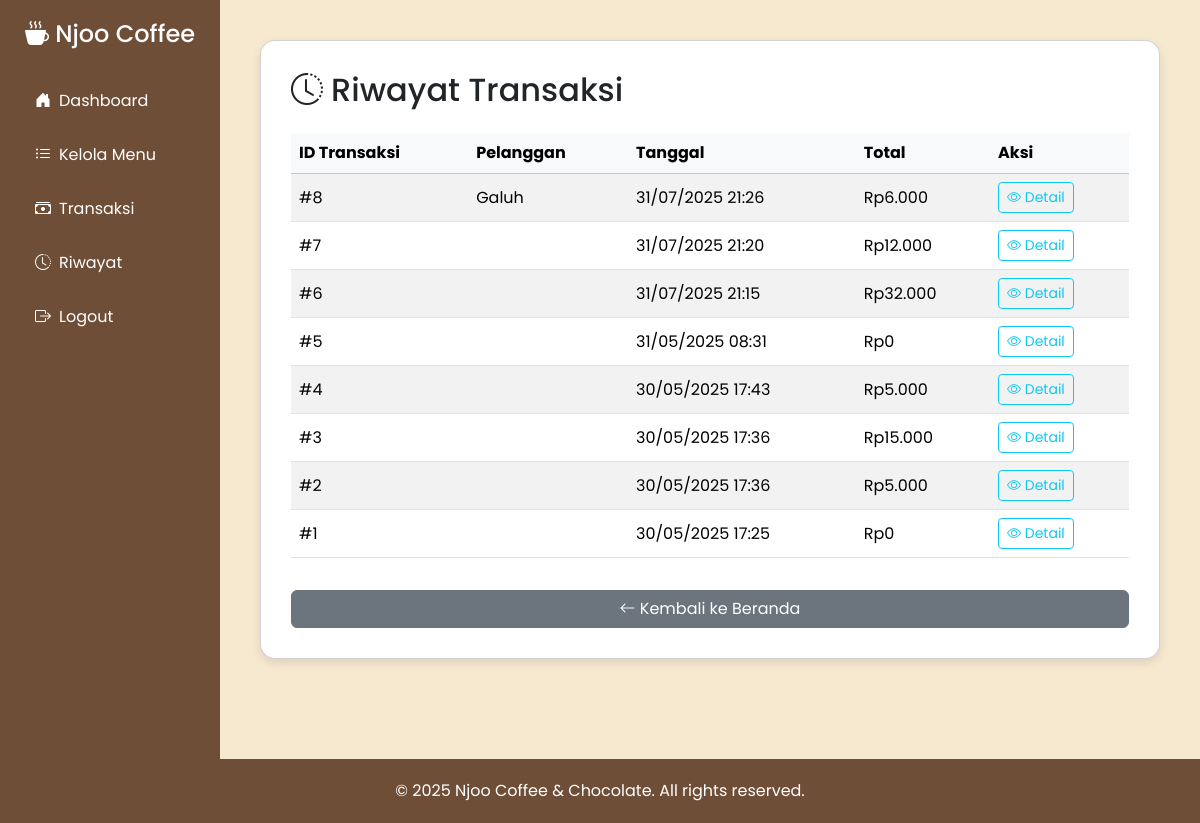
The app's page /pages/riwayat.php (signed in) with its own data.
### tables this page shows
CREATE TABLE `transaksi` (
  `id` int(11) NOT NULL,
  `pelanggan` varchar(100) DEFAULT NULL,
  `tanggal` datetime DEFAULT current_timestamp(),
  `total` int(11) DEFAULT NULL
);

### pages/riwayat.php (the view, shortened to what this page needs)
<?php
include '../config/db.php';
?>
<!DOCTYPE html>
<html lang="id">
<head>
  <link href="https://cdn.jsdelivr.net/npm/bootstrap@5.3.3/dist/css/bootstrap.min.css" rel="stylesheet">
  <link href="https://cdn.jsdelivr.net/npm/bootstrap-icons@1.10.5/font/bootstrap-icons.css" rel="stylesheet">
</head>
<body>
<div class="sidebar">
  <h4><i class="bi bi-cup-hot-fill"></i> Njoo Coffee</h4>
  <a href="../index.php"><i class="bi bi-house-door-fill me-2"></i>Dashboard</a>
  <a href="menu.php"><i class="bi bi-list-ul me-2"></i>Kelola Menu</a>
  <a href="transaksi.php"><i class="bi bi-cash-stack me-2"></i>Transaksi</a>
  <a href="riwayat.php"><i class="bi bi-clock-history me-2"></i>Riwayat</a>
  <a href="../logout.php"><i class="bi bi-box-arrow-right me-2"></i>Logout</a>
</div>
<div class="content">
  <div class="card">
    <h2 class="mb-4 text-dark"><i class="bi bi-clock-history me-2"></i>Riwayat Transaksi</h2>
    <div class="table-responsive">
      <table class="table table-striped table-hover align-middle">
        <thead class="table-light">
          <tr>
            <th>ID Transaksi</th>
            <th>Pelanggan</th>
            <th>Tanggal</th>
            <th>Total</th>
            <th>Aksi</th>
          </tr>
        </thead>
        <tbody>
          <?php
          $result = $conn->query("SELECT * FROM transaksi ORDER BY tanggal DESC");
          while ($row = $result->fetch_assoc()):
          ?>
          <tr>
            <td>#<?= $row['id']; ?></td>
            <td><?= htmlspecialchars($row['pelanggan']); ?></td>
            <td><?= date('d/m/Y H:i', strtotime($row['tanggal'])); ?></td>
            <td>Rp<?= number_format($row['total'], 0, ',', '.'); ?></td>
            <td>
              <a href="detail_transaksi.php?id=<?= $row['id']; ?>" class="btn btn-sm btn-outline-info">
                <i class="bi bi-eye"></i> Detail
              </a>
            </td>
          </tr>
          <?php endwhile; ?>
        </tbody>
      </table>
    </div>
    <a href="../index.php" class="btn btn-secondary mt-3">
      <i class="bi bi-arrow-left"></i> Kembali ke Beranda
    </a>
  </div>
</div>
<footer>
  &copy; <?= date('Y'); ?> Njoo Coffee & Chocolate. All rights reserved.
</footer>
</body>
</html>

### pages/riwayat.php (style rules this page uses)
body { font-family: 'Poppins', sans-serif; background-color: #f7e8d0; margin: 0; }
.sidebar { background-color: #6f4e37; height: 100vh; padding: 20px; color: #fff; position: fixed; width: 220px; }
.sidebar h4 { text-align: center; margin-bottom: 30px; }
.sidebar a { display: block; color: #fff; padding: 10px 15px; text-decoration: none; border-radius: 8px; margin-bottom: 10px; transition: 0.3s; }
.content { margin-left: 220px; padding: 40px; }
.card { background: #fff; padding: 30px; border-radius: 15px; box-shadow: 0 4px 10px rgba(0,0,0,0.1); }
footer { margin-top: 60px; padding: 20px; text-align: center; background-color: #6f4e37; color: #fff; }

### records on screen
transaksi: id "8", pelanggan "Galuh", tanggal "31/07/2025 21:26", total "6.000"
transaksi: id "7", tanggal "31/07/2025 21:20", total "12.000"
transaksi: id "6", tanggal "31/07/2025 21:15", total "32.000"
transaksi: id "5", tanggal "31/05/2025 08:31", total "0"
transaksi: id "4", tanggal "30/05/2025 17:43", total "5.000"
transaksi: id "3", tanggal "30/05/2025 17:36", total "15.000"
transaksi: id "2", tanggal "30/05/2025 17:36", total "5.000"
transaksi: id "1", tanggal "30/05/2025 17:25", total "0"
